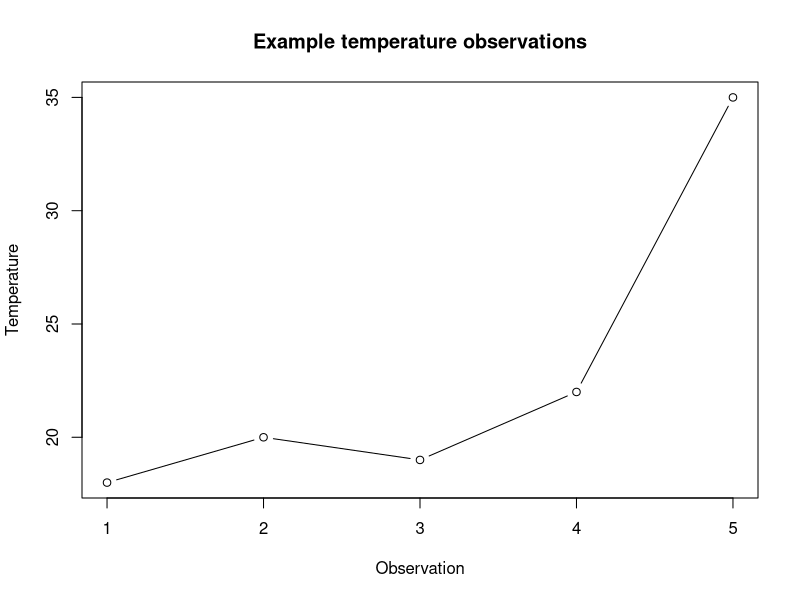

R code for this plot:
## ---- chunk 1
5 + 2 * 3
## ---- chunk 2
temperature <- c(18, 20, 19, 22, 35)
temperature
## ---- chunk 3
mean(temperature)
## ---- chunk 4
plot(
  temperature,
  type = "b",
  xlab = "Observation",
  ylab = "Temperature",
  main = "Example temperature observations"
)
## ---- chunk 5
numberset <- c(50, 42, 46, 19, 83)
numberset
## ---- chunk 6
median(numberset)
